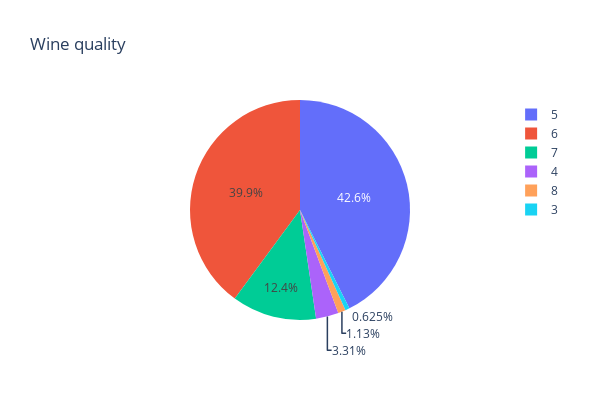

The notebook cell this image was saved under:
### Code cell
import plotly.express as px
fig = px.pie(df_count, values='Count',names='Quality', title='Wine quality',width=600, 
             height=400)
fig.show()

plotly.offline.plot(fig, filename='/plotly_pie.html')

### Figure 1 — Plotly figure (JSON) as saved in the notebook; plotly's stock layout.template omitted (floating-point values rounded to 4 significant figures)
{"data": [{"domain": {"x": [0, 1], "y": [0, 1]}, "hovertemplate": "Quality=%{label}<br>Count=%{value}<extra></extra>", "labels": [5, 6, 7, 4, 8, 3], "legendgroup": "", "name": "", "showlegend": true, "type": "pie", "values": [681, 638, 199, 53, 18, 10]}], "layout": {"height": 400, "legend": {"tracegroupgap": 0}, "title": {"text": "Wine quality"}, "width": 600}}
